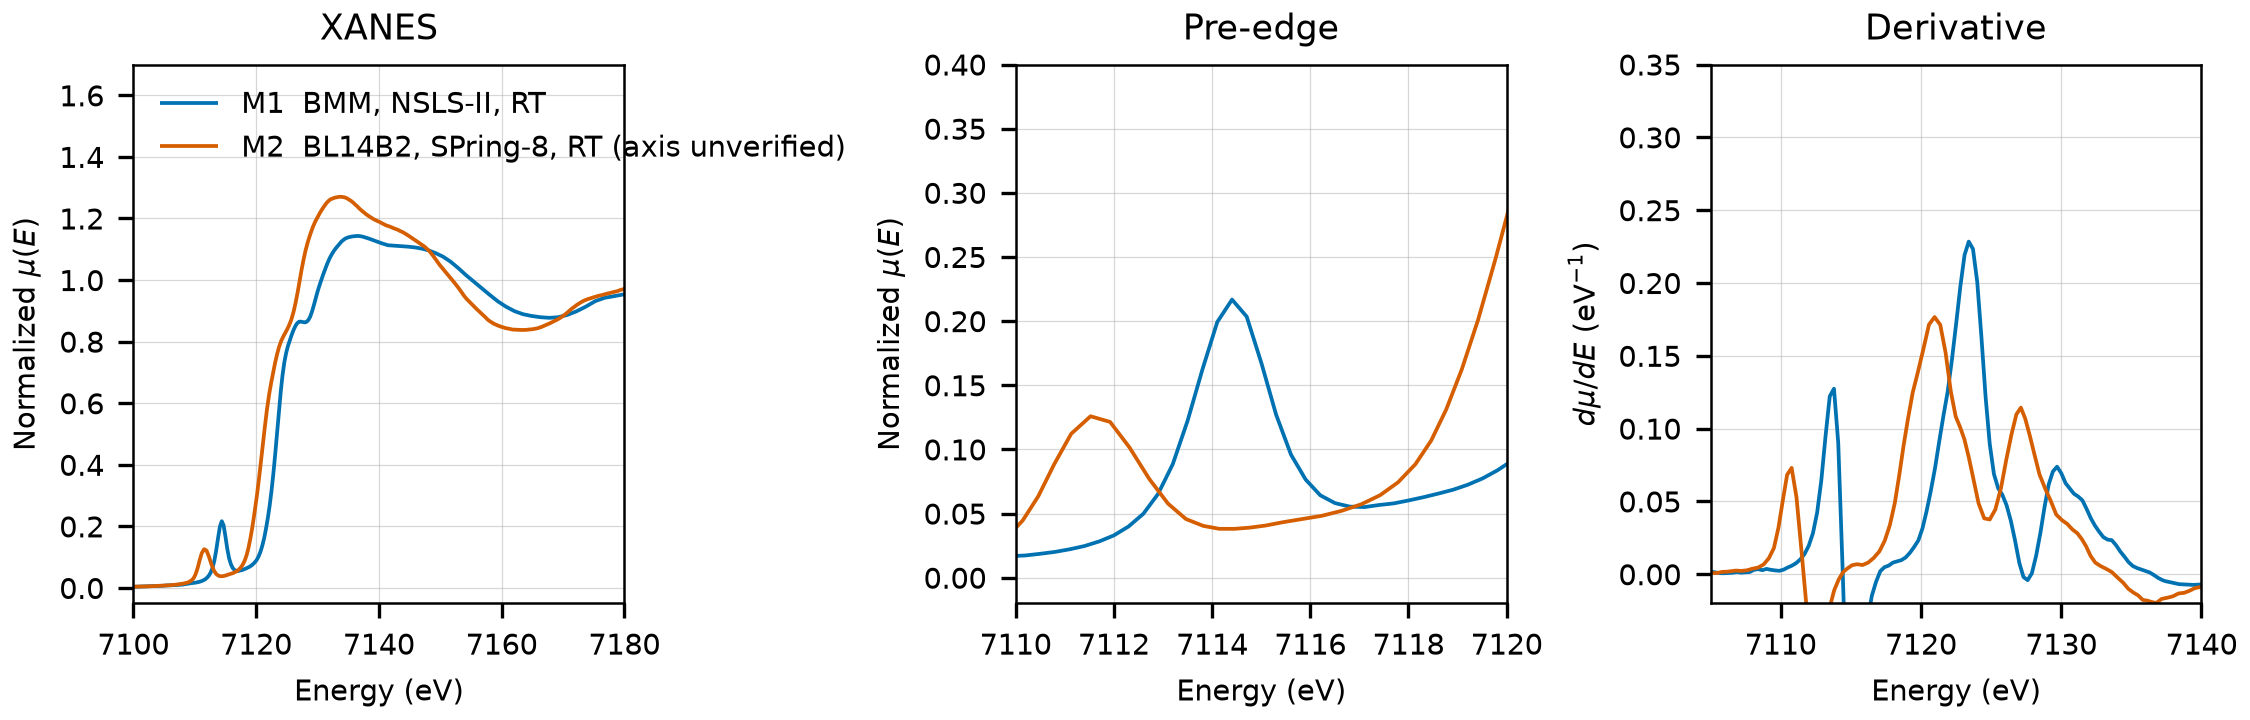

The Python source for this figure:
"""Plot the experimental Fe K-edge spectra of rodolicoite (FePO4) in this folder.

Run from this directory. The output replaces spectra_comparison.png, which the
README links to.
"""

import matplotlib.pyplot as plt
import numpy as np
from larch import Group
from larch.xafs import pre_edge

OUTPUT = "spectra_comparison.png"

MEASUREMENTS = [
    ("M1  BMM, NSLS-II, RT", "NIST/Fe-IronPhosphate.xdi", {"ratio": (4, 5), "ref_ratio": (5, 6)}, "#0072B2"),
    ("M2  BL14B2, SPring-8, RT (axis unverified)", "MDR/Fe-K_FePO4_Si111_50ms_200526.dat", {"spring8": True}, "#D55E00"),
]

# Si(111) d spacing written in the SPring-8 file header, used to convert the
# monochromator angle to energy.
SPRING8_D_SPACING = 3.13551

FE_K_EDGE = 7112.0
PRE_EDGE_DEFAULTS = {"pre1": -150, "pre2": -30, "norm1": 150, "norm2": 800, "nnorm": 2, "nvict": 2}


def read_spring8(path):
    """Return energy and mu from a raw SPring-8 BL14B2 transmission file."""
    rows = []
    with open(path) as handle:
        for line in handle:
            parts = line.split()
            if len(parts) == 5 and parts[0].replace(".", "", 1).isdigit():
                rows.append([float(v) for v in parts])
    data = np.array(rows[1:])  # the first numeric row is the block table
    angle = np.radians(data[:, 1])  # Angle(o), the read-back angle
    energy = 12398.0 / (2 * SPRING8_D_SPACING * np.sin(angle))
    mu = np.log(data[:, 3] / data[:, 4])
    order = np.argsort(energy)
    return energy[order], mu[order]


def normalized(path, ratio=None, ref_ratio=None, spring8=False):
    """Return a larch group with the normalized spectrum read from path."""
    if spring8:
        energy, mu = read_spring8(path)
        group = Group(energy=energy, mu=mu)
        pre_edge(group, **PRE_EDGE_DEFAULTS)
        return group

    data = np.loadtxt(path, comments="#")
    energy = data[:, 0]
    mu = np.log(data[:, ratio[0]] / data[:, ratio[1]])

    if ref_ratio is not None:
        ref_mu = np.log(data[:, ref_ratio[0]] / data[:, ref_ratio[1]])
        ref_group = Group(energy=energy.copy(), mu=ref_mu)
        pre_edge(ref_group)
        eshift = FE_K_EDGE - ref_group.e0
        energy = energy + eshift

    group = Group(energy=energy, mu=mu)
    pre_edge(group, **PRE_EDGE_DEFAULTS)
    return group


def main():
    plt.rcParams.update({"font.size": 7, "axes.linewidth": 0.6})
    fig, axes = plt.subplots(1, 3, figsize=(7.5, 2.4), constrained_layout=True)

    for label, path, kwargs, color in MEASUREMENTS:
        group = normalized(path, **kwargs)
        derivative = np.gradient(group.flat, group.energy)
        axes[0].plot(group.energy, group.flat, color=color, lw=0.9, label=label)
        axes[1].plot(group.energy, group.flat, color=color, lw=0.9)
        axes[2].plot(group.energy, derivative, color=color, lw=0.9)

    axes[0].set(
        xlim=(7100, 7180),
        ylim=(-0.05, 1.7),
        xlabel="Energy (eV)",
        ylabel=r"Normalized $\mu(E)$",
        title="XANES",
    )
    axes[0].legend(frameon=False, loc="upper left")

    axes[1].set(
        xlim=(7110, 7120),
        ylim=(-0.02, 0.4),
        xlabel="Energy (eV)",
        ylabel=r"Normalized $\mu(E)$",
        title="Pre-edge",
    )

    axes[2].set(
        xlim=(7105, 7140),
        ylim=(-0.02, 0.35),
        xlabel="Energy (eV)",
        ylabel=r"$d\mu/dE$ (eV$^{-1}$)",
        title="Derivative",
    )

    for ax in axes:
        ax.grid(True, lw=0.3, alpha=0.5)

    fig.savefig(OUTPUT, dpi=300)
    plt.close(fig)
    print(f"wrote {OUTPUT}")


if __name__ == "__main__":
    main()
